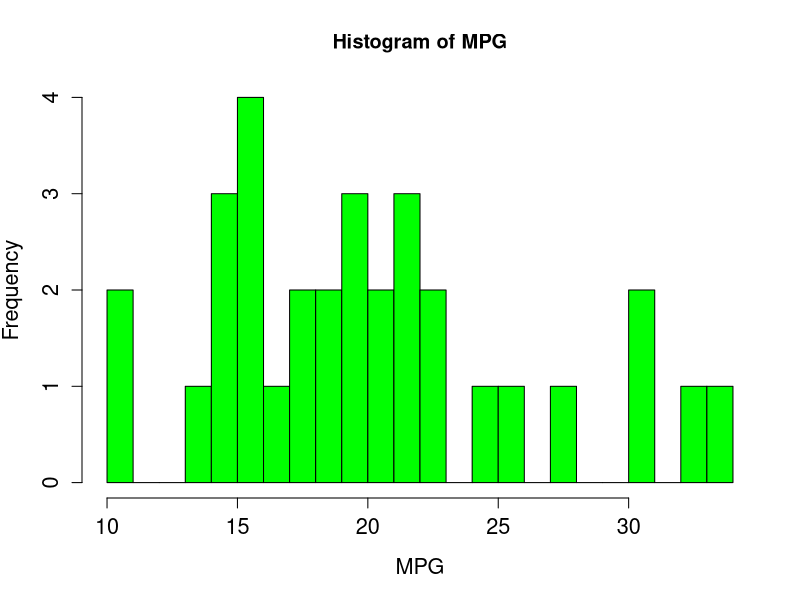
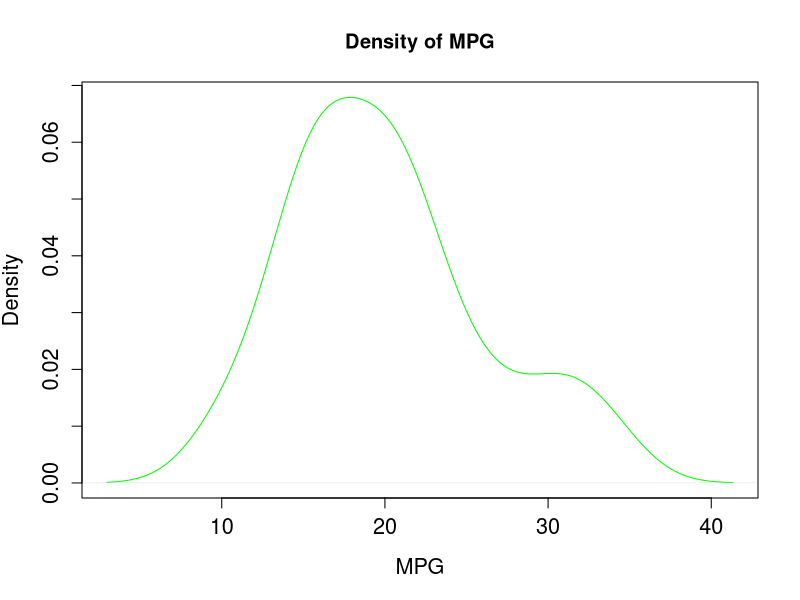
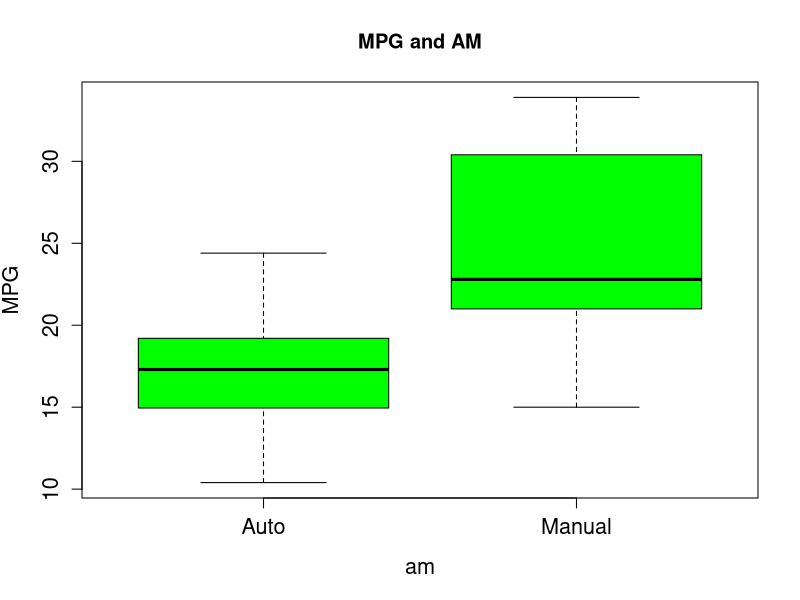
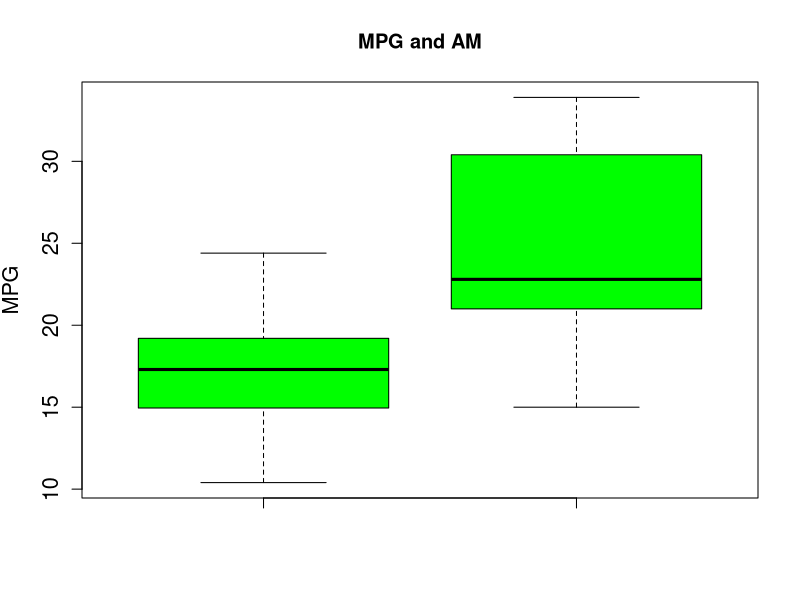
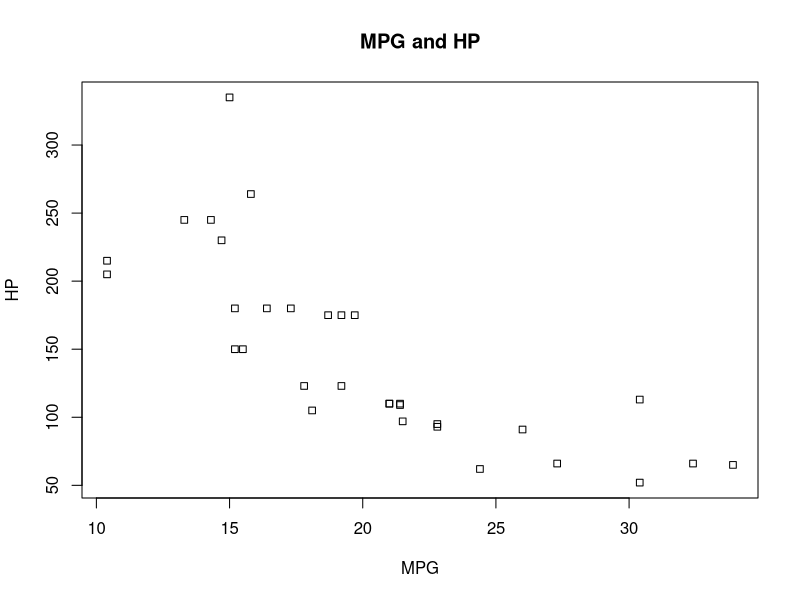
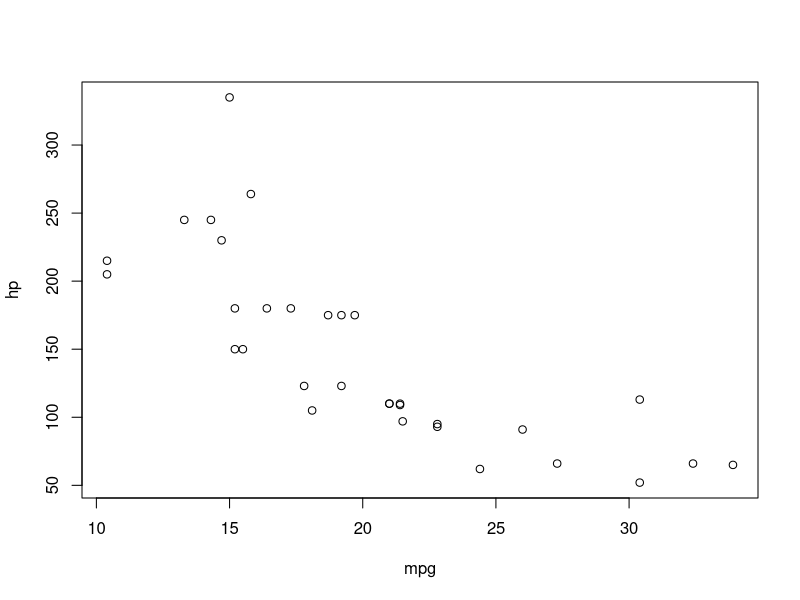
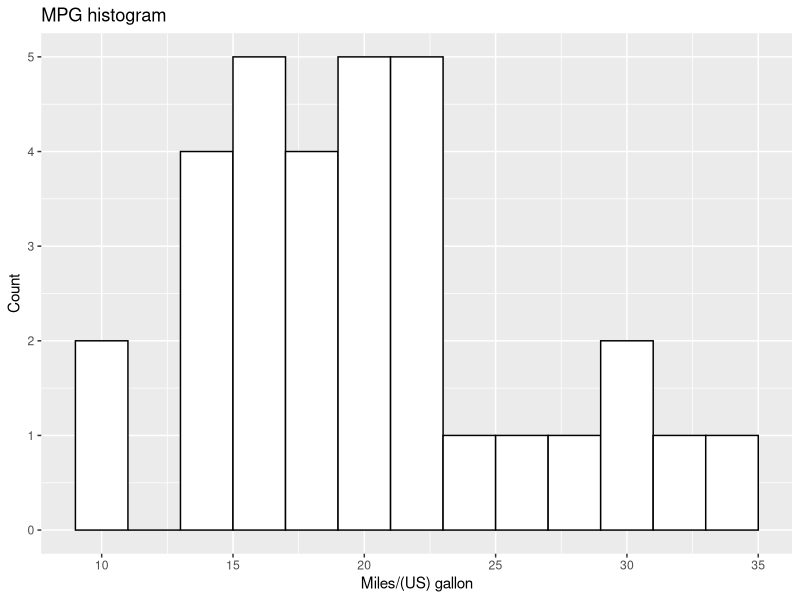
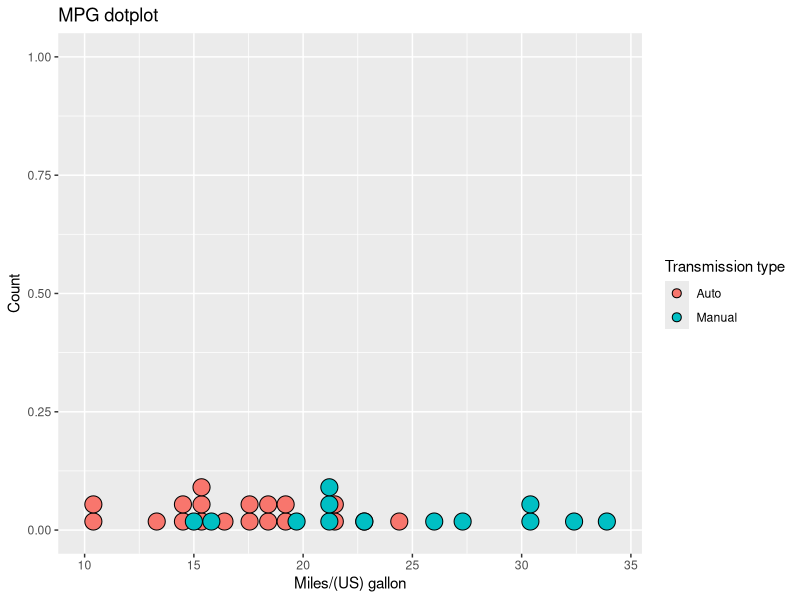

Source code (R) for these figures, in order:
#Step 1: Base graphs

df  <- mtcars
df$vs  <- factor(df$vs  , labels = c("V", "S"))
df$am  <- factor(df$am  , labels = c("Auto", "Manual"))

hist(df$mpg, breaks = 20, xlab = "MPG", main ="Histogram of MPG",
     col = "green", cex.lab = 1.3, cex.axis = 1.3)

plot(density(df$mpg), xlab = "MPG", main ="Density of MPG",
     col = "green", cex.lab = 1.3, cex.axis = 1.3)

boxplot(mpg ~ am, df, ylab = "MPG", main ="MPG and AM", col = "green", cex.lab = 1.3, cex.axis = 1.3)

boxplot(df$mpg[df$am == "Auto"], df$mpg[df$am == "Manual"], ylab = "MPG", main ="MPG and AM", col = "green", cex.lab = 1.3, cex.axis = 1.3)


plot(df$mpg, df$hp, xlab = "MPG", ylab ="HP" , main ="MPG and HP", pch = 22)

plot(~ mpg + hp, df)


#Step 2, 3: Library ggplot2

library(ggplot2)

ggplot(df, aes(x = mpg))+
  geom_histogram(fill = "white", col = "black", binwidth = 2)+
  xlab("Miles/(US) gallon")+
  ylab("Count")+
  ggtitle("MPG histogram")

ggplot(df, aes(x = mpg, fill = am))+
  geom_dotplot()+
  xlab("Miles/(US) gallon")+
  ylab("Count")+
  scale_fill_discrete(name="Transmission type")+
  ggtitle("MPG dotplot")


ggplot(df, aes(x = mpg))+
  geom_density(fill = "red")

ggplot(df, aes(x = mpg, fill = am))+
  geom_density(alpha = 0.5)+
  xlab("Miles/(US) gallon")+
  ylab("Count")+
  scale_fill_discrete(name="Transmission type")+
  ggtitle("MPG density plot")


ggplot(df, aes(x = am, y = hp, fill = vs))+
  geom_boxplot()+
  xlab("Transmission type")+
  ylab("Gross horsepower")+
  scale_fill_discrete(name="Engine type")+
  ggtitle("Gross horsepower and engine type")


ggplot(df, aes(x = mpg, y = hp, size = qsec))+
  geom_point()+
  xlab("Miles/(US) gallon")+
  ylab("Gross horsepower")+
  scale_size_continuous(name="1/4 mile time")+
  ggtitle("Miles/(US) gallon and Gross horsepower")


my_plot  <- ggplot(df, aes(x = mpg, y = hp, col = vs, size = qsec))+
  geom_point()

my_plot2  <- ggplot(df, aes(x = am, y = hp, fill = vs))

my_plot2 + geom_boxplot()
